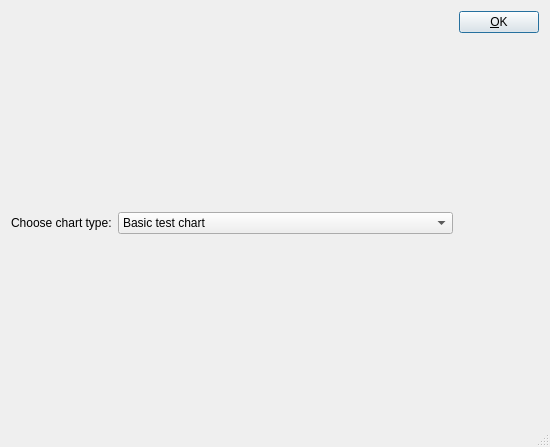
<ui version="4.0" >
 <class>ChartDirectorDialog_base</class>
 <widget class="QDialog" name="ChartDirectorDialog_base" >
  <property name="geometry" >
   <rect>
    <x>0</x>
    <y>0</y>
    <width>550</width>
    <height>447</height>
   </rect>
  </property>
  <property name="windowTitle" >
   <string>ChartDirector preview</string>
  </property>
  <property name="windowIcon">
   <iconset resource="gex.qrc">
    <normaloff>:/gex/icons/gex_application_48x48.png</normaloff>:/gex/icons/gex_application_48x48.png</iconset>
  </property>
  <property name="sizeGripEnabled" >
   <bool>true</bool>
  </property>
  <layout class="QHBoxLayout" >
   <item>
    <layout class="QVBoxLayout" >
     <item>
      <layout class="QHBoxLayout" >
       <item>
        <widget class="QLabel" name="labelChartType" >
         <property name="sizePolicy" >
          <sizepolicy vsizetype="Preferred" hsizetype="Fixed" >
           <horstretch>0</horstretch>
           <verstretch>0</verstretch>
          </sizepolicy>
         </property>
         <property name="text" >
          <string>Choose chart type:</string>
         </property>
         <property name="wordWrap" >
          <bool>false</bool>
         </property>
        </widget>
       </item>
       <item>
        <widget class="QComboBox" name="comboChartType" >
         <item>
          <property name="text" >
           <string>Basic test chart</string>
          </property>
         </item>
         <item>
          <property name="text" >
           <string>Basic histogram</string>
          </property>
         </item>
         <item>
          <property name="text" >
           <string>Basic trend chart</string>
          </property>
         </item>
        </widget>
       </item>
      </layout>
     </item>
    </layout>
   </item>
   <item>
    <layout class="QVBoxLayout" >
     <item>
      <widget class="QPushButton" name="buttonOk" >
       <property name="sizePolicy" >
        <sizepolicy vsizetype="Fixed" hsizetype="Fixed" >
         <horstretch>0</horstretch>
         <verstretch>0</verstretch>
        </sizepolicy>
       </property>
       <property name="text" >
        <string>&amp;OK</string>
       </property>
       <property name="shortcut" >
        <string/>
       </property>
       <property name="autoDefault" >
        <bool>true</bool>
       </property>
       <property name="default" >
        <bool>true</bool>
       </property>
      </widget>
     </item>
     <item>
      <spacer name="spacer2" >
       <property name="orientation" >
        <enum>Qt::Vertical</enum>
       </property>
       <property name="sizeType" >
        <enum>QSizePolicy::Expanding</enum>
       </property>
       <property name="sizeHint" stdset="0" >
        <size>
         <width>20</width>
         <height>331</height>
        </size>
       </property>
      </spacer>
     </item>
    </layout>
   </item>
  </layout>
 </widget>
 <layoutdefault spacing="6" margin="11" />
 <pixmapfunction>qPixmapFromMimeSource</pixmapfunction>
 <resources>
  <include location="gex.qrc"/>
 </resources>
 <connections/>
</ui>
